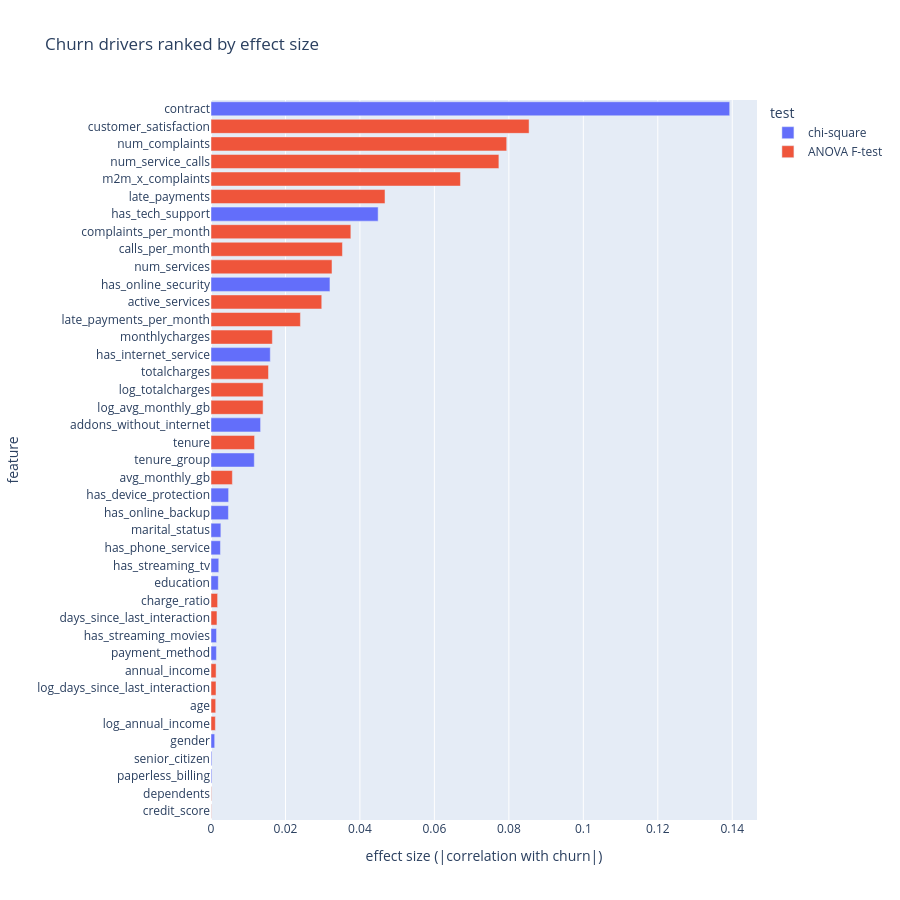

Source (notebook cell):
### Code cell
fig = px.bar(stat_tests, x="effect_r", y="feature", color="test", orientation="h",
             category_orders={"feature": list(stat_tests["feature"])},      # strongest driver at the top
             height=900, title="Churn drivers ranked by effect size",
             labels={"effect_r": "effect size (|correlation with churn|)", "feature": "feature"})
fig.show()
dashboard_figures.append(fig)
top = stat_tests.iloc[0]
dashboard_notes.append(f"All {len(stat_tests)} tested features, ranked by absolute correlation with churn (Cramér's V or "
                       "point-biserial r). Effect strength by Cohen's thresholds: "
                       + ", ".join(f"{n} {s}" for s, n in stat_tests["strength"].value_counts().items())
                       + f". The strongest is {top['feature']} ({top['effect_size_name']} = {top['effect_size']:.3f}).")

### Figure 1 — Plotly figure (JSON) as saved in the notebook; plotly's stock layout.template omitted (floating-point values rounded to 4 significant figures)
{"data": [{"alignmentgroup": "True", "hovertemplate": "test=chi-square<br>effect size (|correlation with churn|)=%{x}<br>feature=%{y}<extra></extra>", "legendgroup": "chi-square", "marker": {"color": "#636efa", "pattern": {"shape": ""}}, "name": "chi-square", "offsetgroup": "chi-square", "orientation": "h", "showlegend": true, "textposition": "auto", "type": "bar", "x": [0.1393, 0.04489, 0.03195, 0.01592, 0.01332, 0.01163, 0.00473, 0.004682, 0.002652, 0.002534, 0.002086, 0.001961, 0.001486, 0.001456, 0.0009895, 0.0002177, 0.0002139], "xaxis": "x", "y": ["contract", "has_tech_support", "has_online_security", "has_internet_service", "addons_without_internet", "tenure_group", "has_device_protection", "has_online_backup", "marital_status", "has_phone_service", "has_streaming_tv", "education", "has_streaming_movies", "payment_method", "gender", "senior_citizen", "paperless_billing"], "yaxis": "y"}, {"alignmentgroup": "True", "hovertemplate": "test=ANOVA F-test<br>effect size (|correlation with churn|)=%{x}<br>feature=%{y}<extra></extra>", "legendgroup": "ANOVA F-test", "marker": {"color": "#EF553B", "pattern": {"shape": ""}}, "name": "ANOVA F-test", "offsetgroup": "ANOVA F-test", "orientation": "h", "showlegend": true, "textposition": "auto", "type": "bar", "x": [0.08543, 0.07942, 0.07732, 0.067, 0.04674, 0.03756, 0.0353, 0.0325, 0.02974, 0.02402, 0.01648, 0.01544, 0.01401, 0.01399, 0.0117, 0.005739, 0.001772, 0.001603, 0.001368, 0.001346, 0.001259, 0.001173, 0.0001157, 7.638e-05], "xaxis": "x", "y": ["customer_satisfaction", "num_complaints", "num_service_calls", "m2m_x_complaints", "late_payments", "complaints_per_month", "calls_per_month", "num_services", "active_services", "late_payments_per_month", "monthlycharges", "totalcharges", "log_totalcharges", "log_avg_monthly_gb", "tenure", "avg_monthly_gb", "charge_ratio", "days_since_last_interaction", "annual_income", "log_days_since_last_interaction", "age", "log_annual_income", "dependents", "credit_score"], "yaxis": "y"}], "layout": {"barmode": "relative", "height": 900, "legend": {"title": {"text": "test"}, "tracegroupgap": 0}, "title": {"text": "Churn drivers ranked by effect size"}, "xaxis": {"anchor": "y", "domain": [0.0, 1.0], "title": {"text": "effect size (|correlation with churn|)"}}, "yaxis": {"anchor": "x", "categoryarray": ["credit_score", "dependents", "paperless_billing", "senior_citizen", "gender", "log_annual_income", "age", "log_days_since_last_interaction", "annual_income", "payment_method", "has_streaming_movies", "days_since_last_interaction", "charge_ratio", "education", "has_streaming_tv", "has_phone_service", "marital_status", "has_online_backup", "has_device_protection", "avg_monthly_gb", "tenure_group", "tenure", "addons_without_internet", "log_avg_monthly_gb", "log_totalcharges", "totalcharges", "has_internet_service", "monthlycharges", "late_payments_per_month", "active_services", "has_online_security", "num_services", "calls_per_month", "complaints_per_month", "has_tech_support", "late_payments", "m2m_x_complaints", "num_service_calls", "num_complaints", "customer_satisfaction", "contract"], "categoryorder": "array", "domain": [0.0, 1.0], "title": {"text": "feature"}}}}
